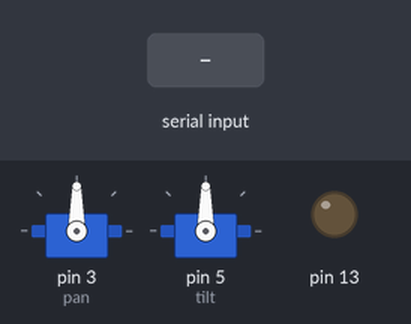
A sketch run on a simulated Arduino Uno, built with avr-gcc and run on an emulated ATmega328P. Parts: 2 × servo, output pins drawn as LEDs (lit = HIGH). The test bench sets the inputs (shaded band).

Above: at 3.2 s.
3.3 s: "l" received over Serial
At 4.3 s:
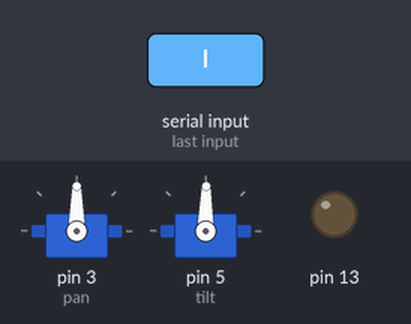
4.8 s: byte 100 ('d') received over Serial
At 5.4 s:
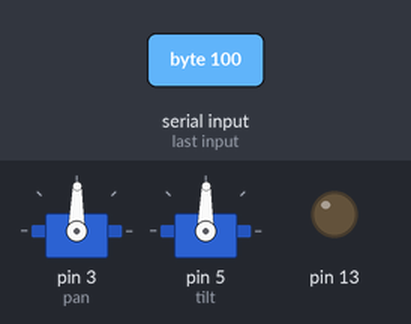
6.3 s: byte 68 ('D') received over Serial
At 6.6 s:
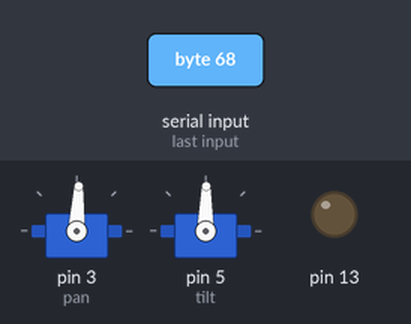
7.8 s: "m" received over Serial
At 8.9 s:
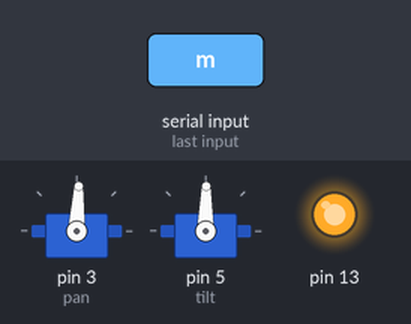
Timing chart, 0 to 10.3 s (numbered marks = the images above; inputs shaded):
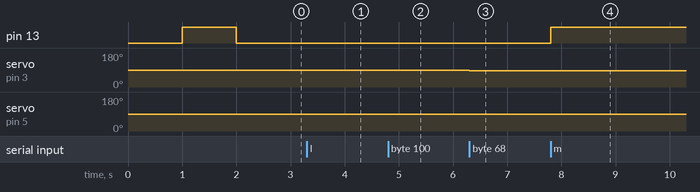

Measured:
- after the input at 3.3 s, servo on pin 5 (tilt): 90° → 89° at once
- after the input at 4.8 s, servo on pin 3 (pan): 90° → 89° at once
- after the input at 6.3 s, servo on pin 3 (pan): 89° → 87° at once
- after the input at 7.8 s, pin 13: LOW → HIGH at once

The sketch:

pantiltcamera.ino
```cpp
#include <Servo.h>


Servo pan;
Servo tilt;
int postilt = 0;
int postiltms = 0;

int right = 170;
int left = 80;
int mid = 125;
void setup() {
Serial.begin(19200);
pinMode(13,OUTPUT);
pan.attach(3);
tilt.attach(5);
delay(1000);
pan.write(90);
postiltms = 125;
postilt = map(postiltms,0,250,550,2400);
tilt.write(postilt);
digitalWrite(13,HIGH);
delay(1000);
digitalWrite(13,LOW);
}
void loop() {

  if (Serial.available()>0){
  char data = Serial.read();

if(data == 'm'){
  digitalWrite(13,HIGH);
 //postiltms = map(tilt.read(),0,250,550,2400);
  //postilt = map(postiltms,0,250,500,2400);

   tilt.write(tilt.read());


    }
else if(data == 'l'){
  digitalWrite(13,LOW);
     int p = map(tilt.read(),0,180,0,250);
     if((p>=0)&&(p<=250)){
    p+=1;
      //postiltms = p-1;
      //postilt = map(p,0,250,550,2400);
      tilt.write(tilt.read()-1);
      }

      }
      else if(data == 'L'){
  digitalWrite(13,LOW);
     int p = map(tilt.read(),0,180,0,250);
     if((p>=0)&&(p<=250)){
    p+=1;
      //postiltms = p-1;
      //postilt = map(p,0,250,550,2400);
      tilt.write(tilt.read()-2);
      }

      }
else if (data == 'r'){
  digitalWrite(13,LOW);
       int p = map(tilt.read(),0,180,0,250);
     if((p<=250)&&(p>=0)){
      p=p-1;
      //postiltms = p-1;
      //postilt = map(p,0,250,500,2400);
      tilt.write(tilt.read()+1);
      }

        }
        else if (data == 'R'){
  digitalWrite(13,LOW);
       int p = map(tilt.read(),0,180,0,250);
     if((p<=250)&&(p>=0)){
      p=p-1;
      //postiltms = p-1;
      //postilt = map(p,0,250,500,2400);
      tilt.write(tilt.read()+2);
      }

        }
         else if (data == 't'){
  digitalWrite(13,LOW);
       int p = map(tilt.read(),0,180,0,250);
     if((p<=250)&&(p>=0)){
      p=p-1;
      //postiltms = p-1;
      //postilt = map(p,0,250,500,2400);
      tilt.write(tilt.read()+4);
      }

        }
             else if (data == 'k'){
  digitalWrite(13,LOW);
       int p = map(tilt.read(),0,180,0,250);
     if((p<=250)&&(p>=0)){
      p=p-1;
      //postiltms = p-1;
      //postilt = map(p,0,250,500,2400);
      tilt.write(tilt.read()-4);
      }

        }
        if(data == 'c'){

   pan.write(pan.read());


    }
else if(data == 'u'){
  if((pan.read()>=0)&&(pan.read()<=180)){
      pan.write(pan.read()+1);
      }

      }
      else if(data == 'U'){
  if((pan.read()>=0)&&(pan.read()<=180)){
      pan.write(pan.read()+2);
      }
      }

else if (data == 'd'){
  if((pan.read()>=0)&&(pan.read()<=180)){
      pan.write(pan.read()-1);
      }
}
        else if (data == 'D'){
 if((pan.read()>=0)&&(pan.read()<=180)){
      pan.write(pan.read()-2);
      }
        }


         else if (data == 's'){
  if((pan.read()>=0)&&(pan.read()<=180)){
      pan.write(pan.read()-4);
      }
         }

             else if (data == 'i'){
 if((pan.read()>=0)&&(pan.read()<=180)){
      pan.write(pan.read()+4);
      }
             }
        }}
```
